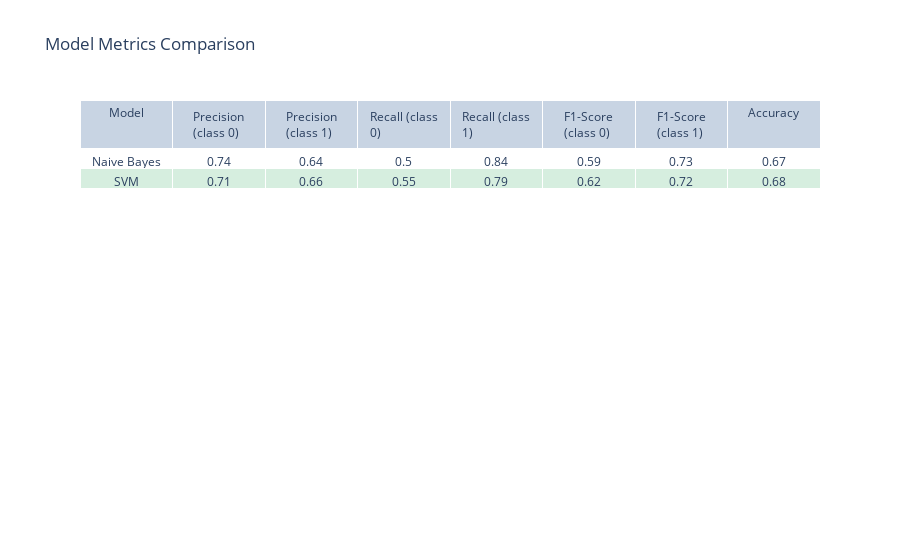

The cell this chart's notebook holds for it:
### Markdown cell above
The confusion matrix of our Best SVM Model illustrates its performance on the test dataset, showing a prowess in distinguishing non-controversial instances with 2503 correct classifications and identifying 1638 controversial cases. However, the presence of 1317 false negatives and 675 false positives indicates room for improvement, particularly in reducing the misclassification of controversial content and minimizing the oversight of actual controversial instances. This suggests a need to enhance the model's discriminative ability to better balance false positives and negatives in future iterations.

### Code cell
import pandas as pd
import plotly.graph_objects as go

# Placeholder values for Naive Bayes metrics
naive_bayes_accuracy = 0.67
naive_bayes_precision_class_0 = 0.74
naive_bayes_precision_class_1 = 0.64
naive_bayes_recall_class_0 = 0.50
naive_bayes_recall_class_1 = 0.84
naive_bayes_f1_score_class_0 = 0.59
naive_bayes_f1_score_class_1 = 0.73

# Provided SVM metrics
svm_accuracy_1 = 0.68
svm_precision_class_0_1 = 0.71
svm_precision_class_1_1 = 0.66
svm_recall_class_0_1 = 0.55
svm_recall_class_1_1 = 0.79
svm_f1_score_class_0_1 = 0.62
svm_f1_score_class_1_1 = 0.72

# Create DataFrames for Naive Bayes and SVM
naive_bayes_data = {
    "Model": ["Naive Bayes"],
    "Accuracy": [naive_bayes_accuracy],
    "Precision (class 0)": [naive_bayes_precision_class_0],
    "Precision (class 1)": [naive_bayes_precision_class_1],
    "Recall (class 0)": [naive_bayes_recall_class_0],
    "Recall (class 1)": [naive_bayes_recall_class_1],
    "F1-Score (class 0)": [naive_bayes_f1_score_class_0],
    "F1-Score (class 1)": [naive_bayes_f1_score_class_1]
}

svm_data_1 = {
    "Model": ["SVM"],
    "Accuracy": [svm_accuracy_1],
    "Precision (class 0)": [svm_precision_class_0_1],
    "Precision (class 1)": [svm_precision_class_1_1],
    "Recall (class 0)": [svm_recall_class_0_1],
    "Recall (class 1)": [svm_recall_class_1_1],
    "F1-Score (class 0)": [svm_f1_score_class_0_1],
    "F1-Score (class 1)": [svm_f1_score_class_1_1]
}

# Combine the data into a single DataFrame
df = pd.DataFrame(naive_bayes_data).append([pd.DataFrame(svm_data_1)], ignore_index=True)

# Extracting metrics and models from the DataFrame
metrics = df.columns[2:]
models = df["Model"].tolist()

# Create a table trace
trace = go.Table(
    header=dict(values=["Model"] + metrics.tolist() + ["Accuracy"]),
    cells=dict(values=[df["Model"]] + [df[metric] for metric in metrics] + [df["Accuracy"]]),
)

# Highlight SVM rows by changing the background color
colors = ['rgba(50, 171, 96, 0.2)' if "SVM" in model else 'rgba(255, 255, 255, 0)' for model in df["Model"]]
trace['cells']['fill']['color'] = [colors]

layout = go.Layout(
    title="Model Metrics Comparison",
)

fig = go.Figure(data=[trace], layout=layout)

# Display the table
fig.show()

# Save the HTML file
save_path_cm = '/root/fall-2023-reddit-project-team-33/data/plots/ml/Model_Compare.html'
fig.write_html(save_path_cm)

### Figure 1 — Plotly figure (JSON) as saved in the notebook; plotly's stock layout.template omitted (floating-point values rounded to 4 significant figures)
{"data": [{"cells": {"fill": {"color": [["rgba(255, 255, 255, 0)", "rgba(50, 171, 96, 0.2)"]]}, "values": [["Naive Bayes", "SVM"], [0.74, 0.71], [0.64, 0.66], [0.5, 0.55], [0.84, 0.79], [0.59, 0.62], [0.73, 0.72], [0.67, 0.68]]}, "header": {"values": ["Model", "Precision (class 0)", "Precision (class 1)", "Recall (class 0)", "Recall (class 1)", "F1-Score (class 0)", "F1-Score (class 1)", "Accuracy"]}, "type": "table"}], "layout": {"autosize": true, "title": {"text": "Model Metrics Comparison"}}}
